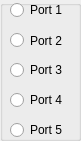
  <widget class="QGroupBox" name="UpPorts">
   <property name="geometry">
    <rect>
     <x>30</x>
     <y>290</y>
     <width>81</width>
     <height>141</height>
    </rect>
   </property>
   <property name="title">
    <string/>
   </property>
   <widget class="QRadioButton" name="Port1">
    <property name="geometry">
     <rect>
      <x>10</x>
      <y>0</y>
      <width>91</width>
      <height>20</height>
     </rect>
    </property>
    <property name="text">
     <string>Port 1</string>
    </property>
   </widget>
   <widget class="QRadioButton" name="Port2">
    <property name="geometry">
     <rect>
      <x>10</x>
      <y>30</y>
      <width>91</width>
      <height>21</height>
     </rect>
    </property>
    <property name="text">
     <string>Port 2</string>
    </property>
   </widget>
   <widget class="QRadioButton" name="Port3">
    <property name="geometry">
     <rect>
      <x>10</x>
      <y>60</y>
      <width>91</width>
      <height>20</height>
     </rect>
    </property>
    <property name="text">
     <string>Port 3</string>
    </property>
   </widget>
   <widget class="QRadioButton" name="Port4">
    <property name="geometry">
     <rect>
      <x>10</x>
      <y>90</y>
      <width>91</width>
      <height>20</height>
     </rect>
    </property>
    <property name="text">
     <string>Port 4</string>
    </property>
   </widget>
   <widget class="QRadioButton" name="Port5">
    <property name="geometry">
     <rect>
      <x>10</x>
      <y>120</y>
      <width>91</width>
      <height>20</height>
     </rect>
    </property>
    <property name="text">
     <string>Port 5</string>
    </property>
   </widget>
  </widget>
